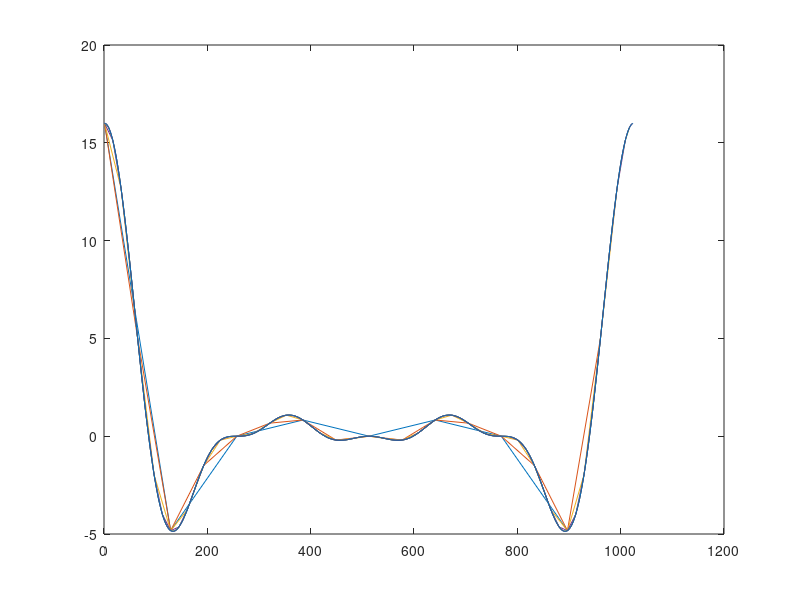
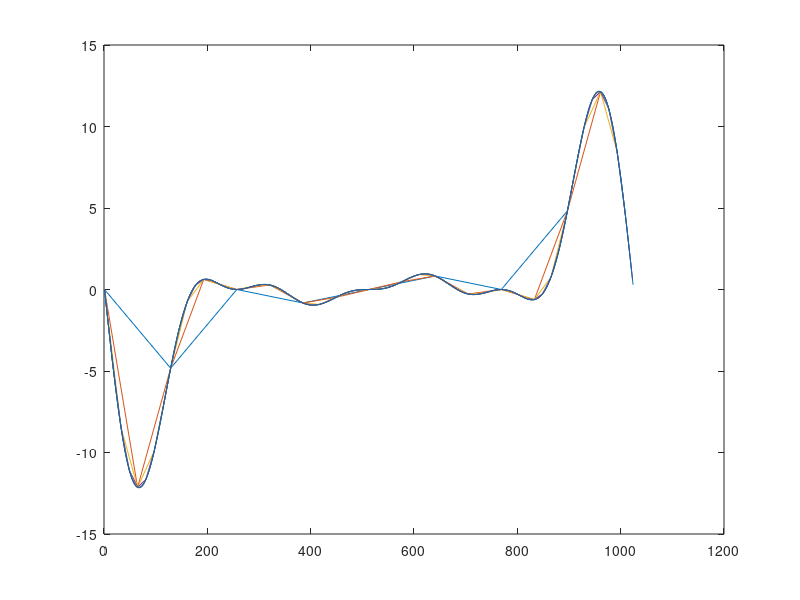

These figures' MATLAB source, in order:
% M.7 Die diskrete Fourier-Transformation

% Aufgabe 7.2

% Initialisierung
close; clear; clc;

figure(1)
plot(1:1024,zeros(1,1024));
for d = 3:10
    M = 2^d;
    x = zeros(1,M);
    x(1:7) = 4-abs((0:6)-3);
    X = fft(x);
    plot(1:2^(10-d):1024, X)
    hold on
    pause(2);
end
hold off

figure(2)
plot(1:1024,zeros(1,1024));
for d = 3:10
    M = 2^d;
    x = zeros(1,M);
    x(1:7) = 4-abs((0:6)-3);
    X = fft(x);
    plot(1:2^(10-d):1024, imag(X))
    hold on
    pause(2);
end
hold off